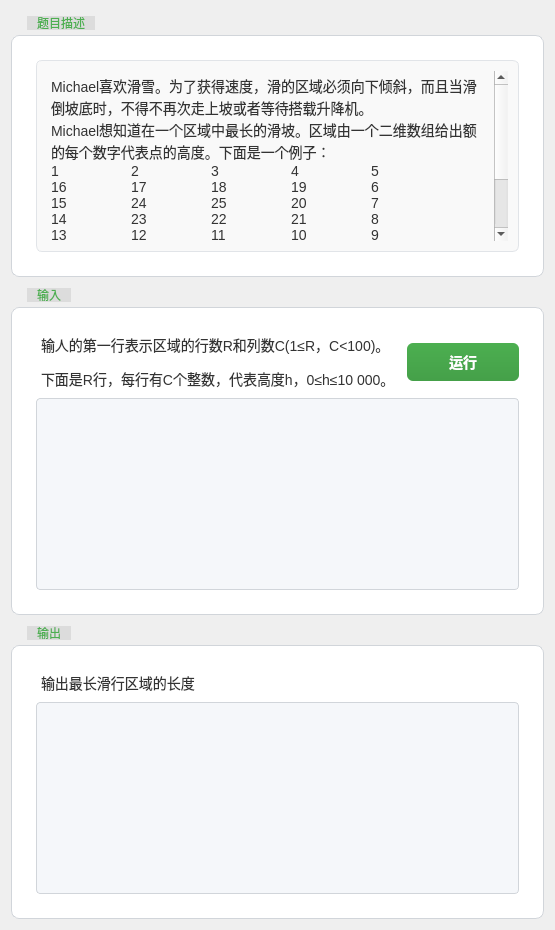
      <widget class="QWidget" name="tab_4">
       <attribute name="title">
        <string>滑雪（动态规划）</string>
       </attribute>
       <layout class="QGridLayout" name="gridLayout_9">
        <item row="0" column="0">
         <widget class="QGroupBox" name="groupBox_16">
          <property name="minimumSize">
           <size>
            <width>0</width>
            <height>100</height>
           </size>
          </property>
          <property name="styleSheet">
           <string notr="true">QGroupBox {
    font-family: 'Segoe UI', 'Roboto', sans-serif;
    border: 1px solid #d1d5da;
    border-radius: 8px;
    margin-top: 24px;
    padding: 15px;
    background-color: #ffffff;
}

QGroupBox::title {
    subcontrol-origin: margin;
    subcontrol-position: top left;
    left: 16px;
    padding: 0 8px;
    color: #4CAF50;
    font-size: 24px; /* 进一步增大标题字体 */
    font-weight: 700; /* 加粗程度增加 */
    background: qlineargradient(x1:0, y1:0, x2:1, y2:0, stop:0 #ffffff, stop:1 rgba(255, 255, 255, 0));
}

QGroupBox:focus {
    border-color: rgba(76, 175, 80, 0.5);
    outline: none;
}

/* 折叠/展开指示器 - 使用Unicode字符替代图标 */
QGroupBox::indicator {
    width: 18px;
    height: 18px;
    margin-right: 6px;
    subcontrol-position: left center;
}

QGroupBox::indicator:checked {
    text: &quot;▼&quot;;
    color: #4CAF50;
}

QGroupBox::indicator:unchecked {
    text: &quot;▶&quot;;
    color: #4CAF50;
}

/* 分隔线效果 */
QGroupBox::title::separator {
    height: 1px;
    background-color: rgba(0, 0, 0, 0.08);
    margin-top: 5px;
}
</string>
          </property>
          <property name="title">
           <string>题目描述</string>
          </property>
          <layout class="QGridLayout" name="gridLayout_22">
           <item row="0" column="0">
            <widget class="QPlainTextEdit" name="plainTextEdit_r4">
             <property name="styleSheet">
              <string notr="true">QPlainTextEdit {
    font-family: 'Consolas', 'Monaco', 'Courier New', monospace;
    font-size: 14px;
    line-height: 1.5;
    color: #333333;
    background-color: #f9f9f9;
    border: 1px solid #e1e4e8;
    border-radius: 6px;
    padding: 10px;
    margin: 0;
    white-space: pre-wrap; /* 保留自动换行支持 */
}

QPlainTextEdit:focus {
    border-color: #4CAF50;
    outline: none;
}

/* 垂直滚动条 */
QScrollBar:vertical {
    background: #f1f1f1;
    width: 12px;
    margin: 0;
    border-radius: 6px;
}

QScrollBar::handle:vertical {
    background: #c1c1c1;
    min-height: 20px;
    border-radius: 6px;
}

QScrollBar::handle:vertical:hover {
    background: #a1a1a1;
}

QScrollBar::add-line:vertical,
QScrollBar::sub-line:vertical {
    height: 0;
}

QScrollBar::add-page:vertical,
QScrollBar::sub-page:vertical {
    background: none;
}

/* 水平滚动条 */
QScrollBar:horizontal {
    background: #f1f1f1;
    height: 12px;
    margin: 0;
    border-radius: 6px;
}

QScrollBar::handle:horizontal {
    background: #c1c1c1;
    min-width: 20px;
    border-radius: 6px;
}

QScrollBar::handle:horizontal:hover {
    background: #a1a1a1;
}

QScrollBar::add-line:horizontal,
QScrollBar::sub-line:horizontal {
    width: 0;
}

QScrollBar::add-page:horizontal,
QScrollBar::sub-page:horizontal {
    background: none;
}

/* 只读模式样式增强 */
QPlainTextEdit[readOnly=&quot;true&quot;] {
    background-color: #ffffff;
    color: #333333;
}</string>
             </property>
             <property name="readOnly">
              <bool>true</bool>
             </property>
             <property name="plainText">
              <string>Michael喜欢滑雪。为了获得速度，滑的区域必须向下倾斜，而且当滑倒坡底时，不得不再次走上坡或者等待搭载升降机。
Michael想知道在一个区域中最长的滑坡。区域由一个二维数组给出额的每个数字代表点的高度。下面是一个例子：
1	2	3	4	5
16	17	18	19	6
15	24	25	20	7
14	23	22	21	8
13	12	11	10	9
一个人可以从某个点滑向上、下、左、右相邻的四个点之一，当且仅当高度减小。在上面的例子中，一条可滑行的滑坡为24 - 17 - 16 - 1。当然，25 - 24 - 23 - … - 3 - 2 - 1更长。事实上，这是最长的一条滑坡。</string>
             </property>
            </widget>
           </item>
          </layout>
         </widget>
        </item>
        <item row="1" column="0">
         <widget class="QGroupBox" name="groupBox_17">
          <property name="styleSheet">
           <string notr="true">QGroupBox {
    font-family: 'Segoe UI', 'Roboto', sans-serif;
    border: 1px solid #d1d5da;
    border-radius: 8px;
    margin-top: 24px;
    padding: 15px;
    background-color: #ffffff;
}

QGroupBox::title {
    subcontrol-origin: margin;
    subcontrol-position: top left;
    left: 16px;
    padding: 0 8px;
    color: #4CAF50;
    font-size: 24px; /* 进一步增大标题字体 */
    font-weight: 700; /* 加粗程度增加 */
    background: qlineargradient(x1:0, y1:0, x2:1, y2:0, stop:0 #ffffff, stop:1 rgba(255, 255, 255, 0));
}

QGroupBox:focus {
    border-color: rgba(76, 175, 80, 0.5);
    outline: none;
}

/* 折叠/展开指示器 - 使用Unicode字符替代图标 */
QGroupBox::indicator {
    width: 18px;
    height: 18px;
    margin-right: 6px;
    subcontrol-position: left center;
}

QGroupBox::indicator:checked {
    text: &quot;▼&quot;;
    color: #4CAF50;
}

QGroupBox::indicator:unchecked {
    text: &quot;▶&quot;;
    color: #4CAF50;
}

/* 分隔线效果 */
QGroupBox::title::separator {
    height: 1px;
    background-color: rgba(0, 0, 0, 0.08);
    margin-top: 5px;
}
</string>
          </property>
          <property name="title">
           <string>输入</string>
          </property>
          <layout class="QGridLayout" name="gridLayout_23">
           <item row="0" column="1" alignment="Qt::AlignmentFlag::AlignRight">
            <widget class="QPushButton" name="pushButton_4">
             <property name="maximumSize">
              <size>
               <width>112</width>
               <height>16777215</height>
              </size>
             </property>
             <property name="styleSheet">
              <string notr="true">QPushButton {
    background-color: qlineargradient(spread:pad, x1:0, y1:0, x2:0, y2:1, stop:0 #4CAF50, stop:1 #45a049);
    border-radius: 6px;
    color: white;
    font-size: 14px;
    font-weight: 500;
    padding: 8px 16px;
    text-align: center;
    border: none;
    min-width: 80px;
}

QPushButton:hover {
    background-color: qlineargradient(spread:pad, x1:0, y1:0, x2:0, y2:1, stop:0 #45a049, stop:1 #3d8b40);
}

QPushButton:pressed {
    background-color: qlineargradient(spread:pad, x1:0, y1:0, x2:0, y2:1, stop:0 #3d8b40, stop:1 #357a38);
}

QPushButton:disabled {
    background-color: #cccccc;
    color: #666666;
}

QPushButton:checked {
    background-color: #2E7D32;
}</string>
             </property>
             <property name="text">
              <string>运行</string>
             </property>
            </widget>
           </item>
           <item row="0" column="0" alignment="Qt::AlignmentFlag::AlignTop">
            <widget class="QLabel" name="label_16">
             <property name="styleSheet">
              <string notr="true">QLabel {
    color: #333333;
    font-family: 'Segoe UI', 'Roboto', sans-serif;
    font-size: 14px;
    background-color: transparent;
    padding: 2px;
    border-radius: 2px;
}

/* 标题样式 */
QLabel[class=&quot;title&quot;] {
    font-size: 18px;
    font-weight: bold;
    color: #222222;
}

/* 副标题样式 */
QLabel[class=&quot;subtitle&quot;] {
    font-size: 16px;
    font-weight: 500;
    color: #444444;
}

/* 正文样式 */
QLabel[class=&quot;body&quot;] {
    font-size: 14px;
    color: #666666;
}

/* 提示文本样式 */
QLabel[class=&quot;hint&quot;] {
    font-size: 12px;
    color: #888888;
    font-style: italic;
}

/* 成功状态样式 */
QLabel[class=&quot;success&quot;] {
    color: #4CAF50;
}

/* 警告状态样式 */
QLabel[class=&quot;warning&quot;] {
    color: #FFC107;
}

/* 错误状态样式 */
QLabel[class=&quot;error&quot;] {
    color: #F44336;
}

/* 链接样式 */
QLabel[class=&quot;link&quot;] {
    color: #2196F3;
    text-decoration: underline;
}

QLabel[class=&quot;link&quot;]:hover {
    color: #1976D2;
    cursor: pointer;
}

/* 强调文本 */
QLabel[class=&quot;highlight&quot;] {
    background-color: #FFF9C4;
    padding: 1px 4px;
    border-radius: 2px;
}</string>
             </property>
             <property name="text">
              <string>&lt;html&gt;&lt;head/&gt;&lt;body&gt;&lt;p&gt;输人的第一行表示区域的行数R和列数C(1≤R，C&amp;lt;100)。&lt;/p&gt;&lt;p&gt;下面是R行，每行有C个整数，代表高度h，0≤h≤10 000。&lt;/p&gt;&lt;/body&gt;&lt;/html&gt;</string>
             </property>
            </widget>
           </item>
           <item row="1" column="0" colspan="2">
            <widget class="QPlainTextEdit" name="plainTextEdit_in4">
             <property name="styleSheet">
              <string notr="true">QPlainTextEdit {
    background-color: #f5f7fa;
    border: 1px solid #d1d5da;
    border-radius: 4px;
    padding: 8px;
    color: #333333;
    font-family: 'Segoe UI', 'Roboto', sans-serif;
    font-size: 14px;
    line-height: 1.5;
}

QPlainTextEdit:focus {
    border-color: #4CAF50;
    outline: none;
    /* 移除不支持的 box-shadow */
}

QScrollBar:vertical {
    background: #f1f1f1;
    width: 12px;
    margin: 0;
}

QScrollBar::handle:vertical {
    background: #c1c1c1;
    min-height: 20px;
    border-radius: 6px;
}

QScrollBar::handle:vertical:hover {
    background: #a1a1a1;
}

QScrollBar::add-line:vertical,
QScrollBar::sub-line:vertical {
    height: 0;
}

QScrollBar::add-page:vertical,
QScrollBar::sub-page:vertical {
    background: none;
}

QPlainTextEdit[readOnly=&quot;true&quot;] {
    background-color: #f9f9f9;
    color: #666666;
}</string>
             </property>
            </widget>
           </item>
          </layout>
         </widget>
        </item>
        <item row="2" column="0">
         <widget class="QGroupBox" name="groupBox_18">
          <property name="styleSheet">
           <string notr="true">QGroupBox {
    font-family: 'Segoe UI', 'Roboto', sans-serif;
    border: 1px solid #d1d5da;
    border-radius: 8px;
    margin-top: 24px;
    padding: 15px;
    background-color: #ffffff;
}

QGroupBox::title {
    subcontrol-origin: margin;
    subcontrol-position: top left;
    left: 16px;
    padding: 0 8px;
    color: #4CAF50;
    font-size: 24px; /* 进一步增大标题字体 */
    font-weight: 700; /* 加粗程度增加 */
    background: qlineargradient(x1:0, y1:0, x2:1, y2:0, stop:0 #ffffff, stop:1 rgba(255, 255, 255, 0));
}

QGroupBox:focus {
    border-color: rgba(76, 175, 80, 0.5);
    outline: none;
}

/* 折叠/展开指示器 - 使用Unicode字符替代图标 */
QGroupBox::indicator {
    width: 18px;
    height: 18px;
    margin-right: 6px;
    subcontrol-position: left center;
}

QGroupBox::indicator:checked {
    text: &quot;▼&quot;;
    color: #4CAF50;
}

QGroupBox::indicator:unchecked {
    text: &quot;▶&quot;;
    color: #4CAF50;
}

/* 分隔线效果 */
QGroupBox::title::separator {
    height: 1px;
    background-color: rgba(0, 0, 0, 0.08);
    margin-top: 5px;
}
</string>
          </property>
          <property name="title">
           <string>输出</string>
          </property>
          <layout class="QGridLayout" name="gridLayout_24">
           <item row="0" column="0" alignment="Qt::AlignmentFlag::AlignTop">
            <widget class="QLabel" name="label_17">
             <property name="styleSheet">
              <string notr="true">QLabel {
    color: #333333;
    font-family: 'Segoe UI', 'Roboto', sans-serif;
    font-size: 14px;
    background-color: transparent;
    padding: 2px;
    border-radius: 2px;
}

/* 标题样式 */
QLabel[class=&quot;title&quot;] {
    font-size: 18px;
    font-weight: bold;
    color: #222222;
}

/* 副标题样式 */
QLabel[class=&quot;subtitle&quot;] {
    font-size: 16px;
    font-weight: 500;
    color: #444444;
}

/* 正文样式 */
QLabel[class=&quot;body&quot;] {
    font-size: 14px;
    color: #666666;
}

/* 提示文本样式 */
QLabel[class=&quot;hint&quot;] {
    font-size: 12px;
    color: #888888;
    font-style: italic;
}

/* 成功状态样式 */
QLabel[class=&quot;success&quot;] {
    color: #4CAF50;
}

/* 警告状态样式 */
QLabel[class=&quot;warning&quot;] {
    color: #FFC107;
}

/* 错误状态样式 */
QLabel[class=&quot;error&quot;] {
    color: #F44336;
}

/* 链接样式 */
QLabel[class=&quot;link&quot;] {
    color: #2196F3;
    text-decoration: underline;
}

QLabel[class=&quot;link&quot;]:hover {
    color: #1976D2;
    cursor: pointer;
}

/* 强调文本 */
QLabel[class=&quot;highlight&quot;] {
    background-color: #FFF9C4;
    padding: 1px 4px;
    border-radius: 2px;
}</string>
             </property>
             <property name="text">
              <string>&lt;html&gt;&lt;head/&gt;&lt;body&gt;&lt;p&gt;输出最长滑行区域的长度&lt;/p&gt;&lt;/body&gt;&lt;/html&gt;</string>
             </property>
            </widget>
           </item>
           <item row="1" column="0">
            <widget class="QPlainTextEdit" name="plainTextEdit_out4">
             <property name="styleSheet">
              <string notr="true">QPlainTextEdit {
    background-color: #f5f7fa;
    border: 1px solid #d1d5da;
    border-radius: 4px;
    padding: 8px;
    color: #333333;
    font-family: 'Segoe UI', 'Roboto', sans-serif;
    font-size: 14px;
    line-height: 1.5;
}

QPlainTextEdit:focus {
    border-color: #4CAF50;
    outline: none;
    /* 移除不支持的 box-shadow */
}

QScrollBar:vertical {
    background: #f1f1f1;
    width: 12px;
    margin: 0;
}

QScrollBar::handle:vertical {
    background: #c1c1c1;
    min-height: 20px;
    border-radius: 6px;
}

QScrollBar::handle:vertical:hover {
    background: #a1a1a1;
}

QScrollBar::add-line:vertical,
QScrollBar::sub-line:vertical {
    height: 0;
}

QScrollBar::add-page:vertical,
QScrollBar::sub-page:vertical {
    background: none;
}

QPlainTextEdit[readOnly=&quot;true&quot;] {
    background-color: #f9f9f9;
    color: #666666;
}</string>
             </property>
             <property name="readOnly">
              <bool>true</bool>
             </property>
            </widget>
           </item>
          </layout>
         </widget>
        </item>
       </layout>
      </widget>
